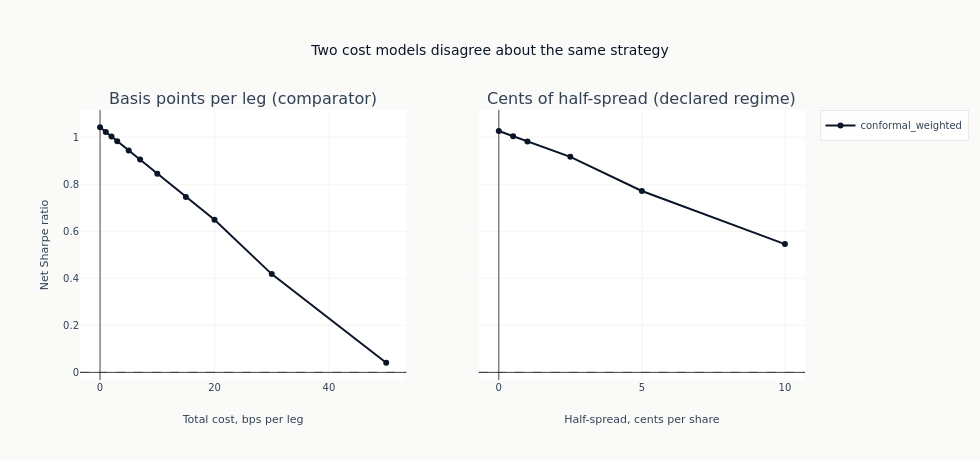

The notebook cell saved with this chart:
### Code cell
fig = make_subplots(
    rows=1,
    cols=2,
    shared_yaxes=True,
    subplot_titles=("Basis points per leg (comparator)", "Cents of half-spread (declared regime)"),
)
allocators = sorted(
    set(bps_curve["allocator"].to_list() if not bps_curve.is_empty() else [])
    | set(ps_curve["allocator"].to_list() if not ps_curve.is_empty() else [])
)
palette = ml4t_palette(max(len(allocators), 1), categorical=True)
for column, curve in ((1, bps_curve), (2, ps_curve)):
    if curve.is_empty():
        continue
    for index, allocator in enumerate(allocators):
        subset = curve.filter(pl.col("allocator") == allocator).sort("level")
        if subset.is_empty():
            continue
        fig.add_trace(
            go.Scatter(
                x=subset["level"].to_list(),
                y=subset["sharpe"].to_list(),
                mode="lines+markers",
                name=allocator,
                legendgroup=allocator,
                showlegend=column == 1,
                line=dict(color=palette[index % len(palette)]),
            ),
            row=1,
            col=column,
        )
    fig.add_hline(
        y=0, line_width=1, line_dash="dash", line_color=COLORS["neutral"], row=1, col=column
    )
fig.update_xaxes(title_text="Total cost, bps per leg", row=1, col=1)
fig.update_xaxes(title_text="Half-spread, cents per share", row=1, col=2)
fig.update_yaxes(title_text="Net Sharpe ratio", row=1, col=1)
fig.update_layout(
    title="Two cost models disagree about the same strategy",
    height=460,
    width=980,
    margin=dict(t=110),
)
_all_sharpes = pl.concat(
    [curve["sharpe"] for curve in (bps_curve, ps_curve) if not curve.is_empty()]
)
show_plotly_with_alt(
    fig,
    "Two side-by-side line charts of net Sharpe ratio against transaction cost, one line per "
    "allocator, sharing a y-axis, each with a dashed line at zero. The left panel's x-axis is "
    "basis points per leg and the right panel's is cents of half-spread per share. Counted from "
    f"the frames: {bps_curve.height} points on the left and {ps_curve.height} on the right, across "
    f"{len(allocators)} allocators, net Sharpe from {_all_sharpes.min():+.2f} to "
    f"{_all_sharpes.max():+.2f}.",
)

### Figure 1 — Plotly figure (JSON) as saved in the notebook; plotly's stock layout.template omitted (floating-point values rounded to 4 significant figures)
{"data": [{"legendgroup": "conformal_weighted", "line": {"color": "#0a1628"}, "mode": "lines+markers", "name": "conformal_weighted", "showlegend": true, "type": "scatter", "x": [0.0, 1.0, 2.0, 3.0, 5.0, 7.0, 10.0, 15.0, 20.0, 30.0, 50.0], "xaxis": "x", "y": [1.042, 1.022, 1.003, 0.9823, 0.9435, 0.9048, 0.8444, 0.7452, 0.6485, 0.4177, 0.04093], "yaxis": "y"}, {"legendgroup": "conformal_weighted", "line": {"color": "#0a1628"}, "mode": "lines+markers", "name": "conformal_weighted", "showlegend": false, "type": "scatter", "x": [0.0, 0.5, 1.0, 2.5, 5.0, 10.0], "xaxis": "x2", "y": [1.026, 1.004, 0.9815, 0.9161, 0.7711, 0.5454], "yaxis": "y2"}], "layout": {"annotations": [{"font": {"size": 16}, "showarrow": false, "text": "Basis points per leg (comparator)", "x": 0.225, "xanchor": "center", "xref": "paper", "y": 1.0, "yanchor": "bottom", "yref": "paper"}, {"font": {"size": 16}, "showarrow": false, "text": "Cents of half-spread (declared regime)", "x": 0.775, "xanchor": "center", "xref": "paper", "y": 1.0, "yanchor": "bottom", "yref": "paper"}], "height": 460, "margin": {"t": 110}, "shapes": [{"line": {"color": "#334155", "dash": "dash", "width": 1}, "type": "line", "x0": 0, "x1": 1, "xref": "x domain", "y0": 0, "y1": 0, "yref": "y"}, {"line": {"color": "#334155", "dash": "dash", "width": 1}, "type": "line", "x0": 0, "x1": 1, "xref": "x2 domain", "y0": 0, "y1": 0, "yref": "y2"}], "title": {"text": "Two cost models disagree about the same strategy"}, "width": 980, "xaxis": {"anchor": "y", "domain": [0.0, 0.45], "title": {"text": "Total cost, bps per leg"}}, "xaxis2": {"anchor": "y2", "domain": [0.55, 1.0], "title": {"text": "Half-spread, cents per share"}}, "yaxis": {"anchor": "x", "domain": [0.0, 1.0], "title": {"text": "Net Sharpe ratio"}}, "yaxis2": {"anchor": "x2", "domain": [0.0, 1.0], "matches": "y", "showticklabels": false}}}
